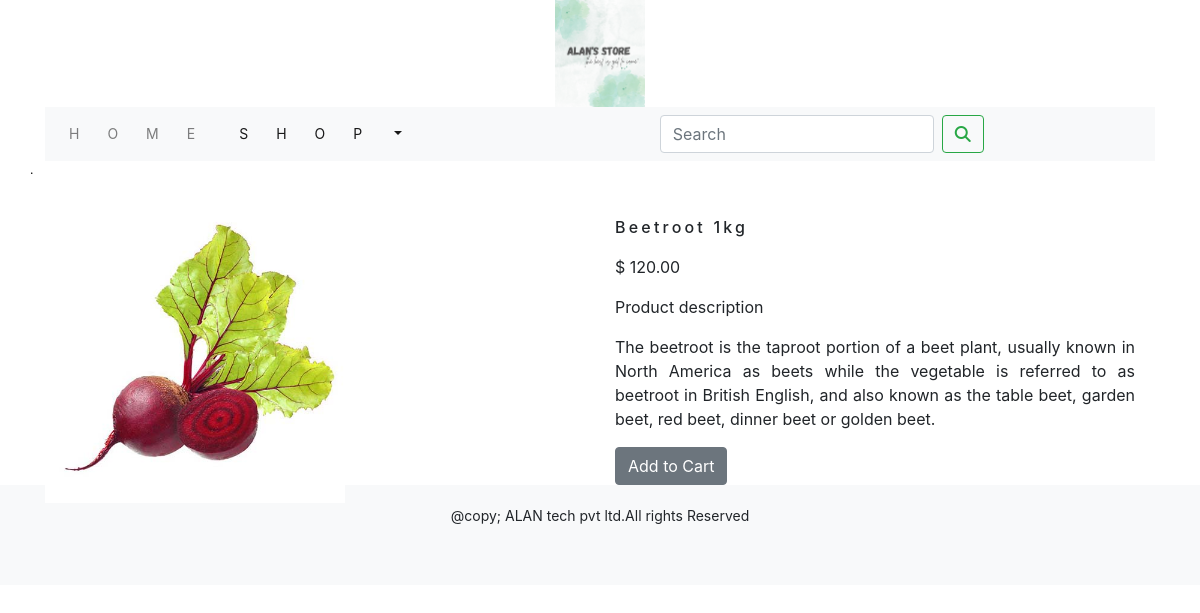
/shop/vegetables/beetroot-1kg, run on the app's committed database.
### shop/models.py (models this page shows, shortened)
class product(models.Model):
    name=models.CharField(max_length=250,unique=True)
    slug=models.SlugField(max_length=250,unique=True)
    description=models.TextField(blank=True)
    price=models.DecimalField(max_digits=10,decimal_places=2)
    category=models.ForeignKey(category,on_delete=models.CASCADE)
    image=models.ImageField(upload_to='product',blank=True)
    stock=models.IntegerField()
    available=models.BooleanField(default=True)
    created=models.DateTimeField(auto_now_add=True)
    updated=models.DateTimeField(auto_now=True)
    class Meta:
        ordering=('name',)
        verbose_name='product'
        verbose_name_plural='products'

### shop/views.py (the view)
# urls.py: path('<slug:c_slug>/<slug:product_slug>',views.proDetail,name='productCatdetail')
def proDetail(request,c_slug,product_slug):
    try:
        product1=product.objects.get(category__slug=c_slug,slug=product_slug)
    except Exception as e:
        raise e
    return render(request,'product.html',{'product':product1})

### cart/context_processors.py (called while the page is built)
def counter(request):
    item_count= 0
    if 'admin' in request.path:
        return {}
    else:
        try:
            cart=Cart.objects.filter(cart_id=_cart_id(request))
            cart_items=CartItem.objects.all().filter(cart=cart[:1])
            for cart_item in cart_items:
                item_count += cart_item.quantity
        except Cart.DoesNotExist:
            item_count =0
        return dict(item_count=item_count)

### cart/views.py (called while the page is built)
def _cart_id(request):
    cart=request.session.session_key
    if not cart:
        cart=request.session.create()
    return cart

### shop/context_processors.py (called while the page is built)
def menu_links(request):
    links=category.objects.all()
    return dict(links=links)

### shop/models.py (called while the page is built)
    def get_url(self):
        return reverse('shop:products_by_category',args=[self.slug])

    def __str__(self):
        return '{}'.format(self.name)

### templates/product.html (shortened to what this page needs)
{% extends 'base.html' %}
{% load static %}
{% block content %}
<div class="container">
    <div class="row my_prod_row_class">
        <div class="mx_auto">
           .
        </div>
    </div>
    <br>
    <div class="row">
        <div class="col-12 col-sm-12 col-md-12 col-lg-6 text-center">
            <div style="min-width:18rem">
                <div class="my_product_image">
                    <img src="{{product.image.url}}" alt="{{product.name}}" style="height:300px;">
                </div>
            </div>
        </div>
        <div class="col-12 col-sm-12 col-md-12 col-lg-6">
            <div>
                <h1 class="my_prod_title">{{product.name}}</h1>
                <p class="my_title">$ {{product.price}}</p>
                <p>Product description</p>
                <p class="text-justify my_prod_text">{{product.description}}</p>
                {% if product.stock <= 0 %}
                    <p class="text-justify my_prod_text"><b>Out of stock</b></p>
                {% else %}
                    <a class="btn btn-secondary" href="{% url 'cart:add_cart' product.id %}">Add to Cart</a>
                {% endif %}
            </div>
        </div>
    </div>
</div>
{% endblock %}

### static/css/custom.css (style rules this page uses)
body { font-family: 'Roboto Condensed', sans-serif; }
.my_prod_row_class { padding-top;15px padding-bottom:20px; }
.my_prod_row_class .mx_auto { color:#000; font-size:12px; text-decoration:none; }
.my_prod_title { font-size:16px; text_transform:uppercase; letter-spacing:.2em; padding-top:15px; padding-bottom:10px; }
.my_prod_text { padding-right:20px; }
.my_product_image { max-width: 20px; max-height: 10px; }

### data on the page
product: image (picture), name "Beetroot 1kg", price "120.00", description "The beetroot is the taproot portion of a beet plant, usually known in North America as beets while the vegetable is referred to as beetroot in British English, and also known as the table beet, garden beet, red beet, dinner beet or golden beet."
